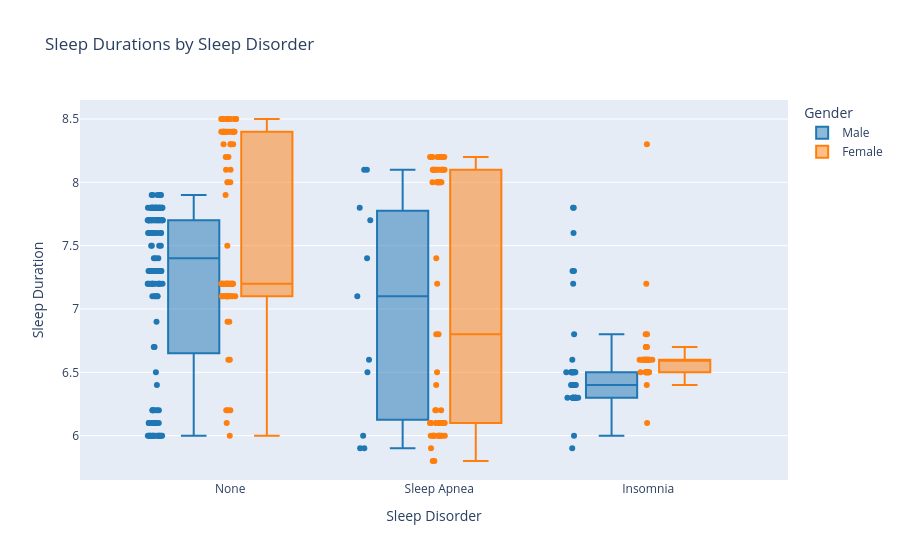

Source (notebook cell):
### Markdown cell above
If you want to have an interactive visualization for data exploration, Plotly is your friend:

### Code cell
# We also want to show all individual data points and separate by Gender
fig = px.box(
    data_frame=sleep_df,
    x='Sleep Disorder',
    y='Sleep Duration',
    points="all",
    title='Sleep Durations by Sleep Disorder',
    color='Gender',
    color_discrete_sequence=px.colors.qualitative.D3
)
fig.show()

### Figure 1 — Plotly figure (JSON) as saved in the notebook; plotly's stock layout.template omitted (floating-point values rounded to 4 significant figures; data arrays with more than 128 entries replaced by an {"elided": "..."} marker saying what was removed)
{"data": [{"alignmentgroup": "True", "boxpoints": "all", "hovertemplate": "Gender=Male<br>Sleep Disorder=%{x}<br>Sleep Duration=%{y}<extra></extra>", "legendgroup": "Male", "marker": {"color": "#1F77B4"}, "name": "Male", "notched": false, "offsetgroup": "Male", "orientation": "v", "showlegend": true, "type": "box", "x": {"elided": "189 str values"}, "x0": " ", "xaxis": "x", "y": {"elided": "189 float values"}, "y0": " ", "yaxis": "y"}, {"alignmentgroup": "True", "boxpoints": "all", "hovertemplate": "Gender=Female<br>Sleep Disorder=%{x}<br>Sleep Duration=%{y}<extra></extra>", "legendgroup": "Female", "marker": {"color": "#FF7F0E"}, "name": "Female", "notched": false, "offsetgroup": "Female", "orientation": "v", "showlegend": true, "type": "box", "x": {"elided": "185 str values"}, "x0": " ", "xaxis": "x", "y": {"elided": "185 float values"}, "y0": " ", "yaxis": "y"}], "layout": {"boxmode": "group", "legend": {"title": {"text": "Gender"}, "tracegroupgap": 0}, "title": {"text": "Sleep Durations by Sleep Disorder"}, "xaxis": {"anchor": "y", "domain": [0, 1], "title": {"text": "Sleep Disorder"}}, "yaxis": {"anchor": "x", "domain": [0, 1], "title": {"text": "Sleep Duration"}}}}
